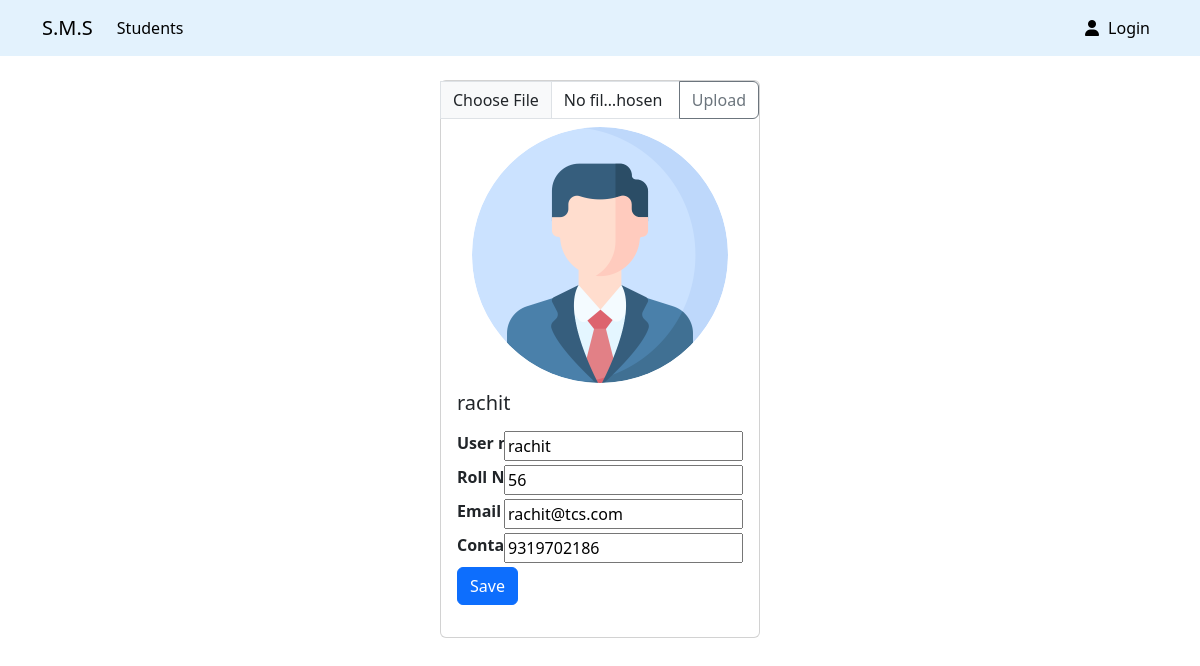
The app's page /edit.php?id=4 with its own data.
### tables this page shows
CREATE TABLE `students` (
  `id` int NOT NULL AUTO_INCREMENT,
  `name` varchar(128) DEFAULT NULL,
  `roll_no` int DEFAULT NULL,
  `phone_number` text,
  `email` text,
  `username` text,
  `password` text,
  `img` text,
  PRIMARY KEY (`id`)
);

### includes/student.php (called while the page is built, shortened)
<?php
function getStudent_result($conn, $columnName, $columnValue)
{
    $query = "SELECT * FROM students WHERE $columnName = ?";
    $input_type = is_numeric($columnValue) ? "i" : "s";
    $stmt = mysqli_prepare($conn, $query);
    mysqli_stmt_bind_param($stmt, $input_type, $columnValue);
    if (mysqli_stmt_execute($stmt)) {
        $result = mysqli_stmt_get_result($stmt);
        return $result;
    }
    return false;
}

### edit.php (the view, shortened to what this page needs)
<?php require "includes/header.php" ?>
<?php
require "includes/database.php";
require "includes/student.php";
require "includes/getProfilePic.php";
$conn = getDB();
if (isset($_GET) && $_GET['id']) {
    $id = $_GET['id'];
    $student = mysqli_fetch_assoc(getStudent_result($conn, "id", $id));
    $name = $student["name"];
    $username = $student["username"];
    $roll_no = $student["roll_no"];
    $email = $student["email"];
    $phone_number = $student["phone_number"];
}
?>
<div class="card mx-auto mt-4" style="width: 20rem; height:fit-content">
    <form action="" method="post" enctype="multipart/form-data">
        <div class="input-group">
            <input type="file" name="file" id="file" class="form-control" id="inputGroupFile04" aria-describedby="inputGroupFileAddon04" aria-label="Upload">
            <button class="btn btn-outline-secondary" type="submit" id="inputGroupFileAddon04">Upload</button>
        </div>
    </form>
    <div class="profile-pic-con">
        <img src="<?php echo get_pic($_GET["id"], $conn) ?>" class="card-img-top mx-auto mt-2 profile-pic" alt="..." style="width: 16rem;">
    </div>
    <div class="card-body position-relative">
        <h5 class="card-title"><?php echo $name ?></h5>
        <p class="card-text">
        <form method="post" class="update-form">
            <div class="form-group">
                <strong>User name:</strong><input type="text" name="username" value="<?php echo $username ?>" class="edit-input">
            </div>
            <div class="form-group">
                <strong>Roll No:</strong><input type="text" name="roll_no" value="<?php echo $roll_no ?>" class="edit-input">
            </div>
            <div class="form-group">
                <strong>Email Id:</strong><input type="text" name="email" value="<?php echo $email ?>" class="edit-input">
            </div>
            <div class="form-group">
                <strong>Contact No:</strong><input type="text" name="phone_number" value="<?php echo $phone_number ?>" class="edit-input">
            </div>
            <button type="submit" class="btn btn-primary update-btn">Save</button>
        </form>
        </p>
    </div>
</div>
<?php require "includes/footer.php" ?>

### styles/style.css (style rules this page uses)
.update-form { position: relative; }
.edit-input { position: absolute; right: 0rem; }
.form-group { margin: 10px 0; }
.profile-pic-con { width: 16rem; height: 16rem; margin: auto; }
.profile-pic { display: block; width: 100%; height: 100%; border-radius: 100%; }

### records on screen
students: name "rachit", username "rachit", roll_no "56", email "rachit@tcs.com", phone_number "9319702186"
